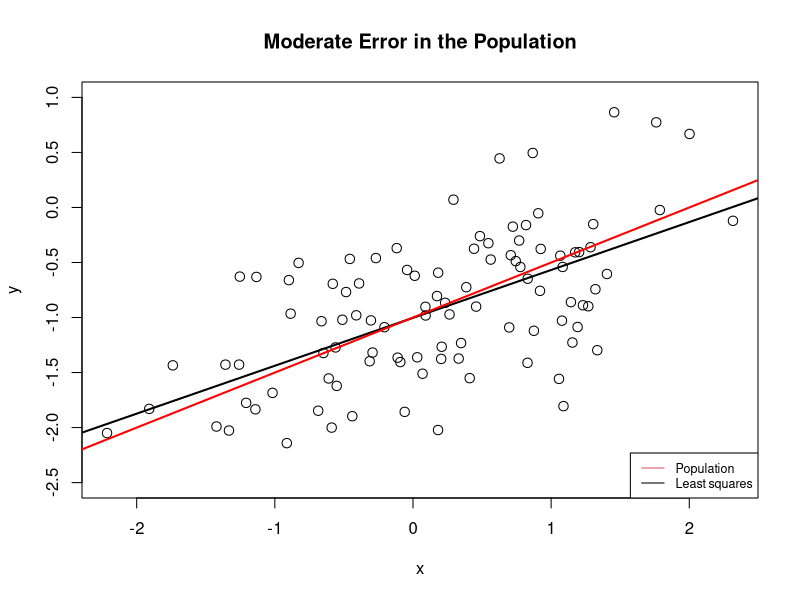
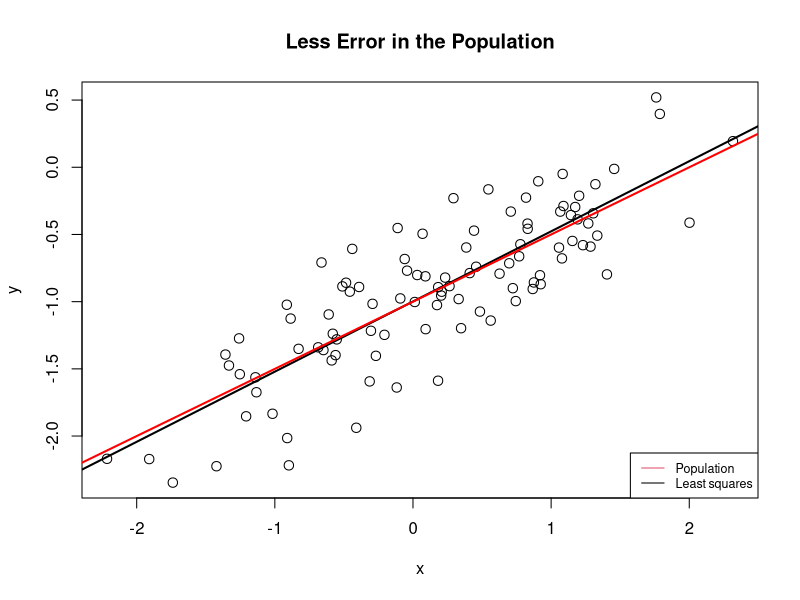
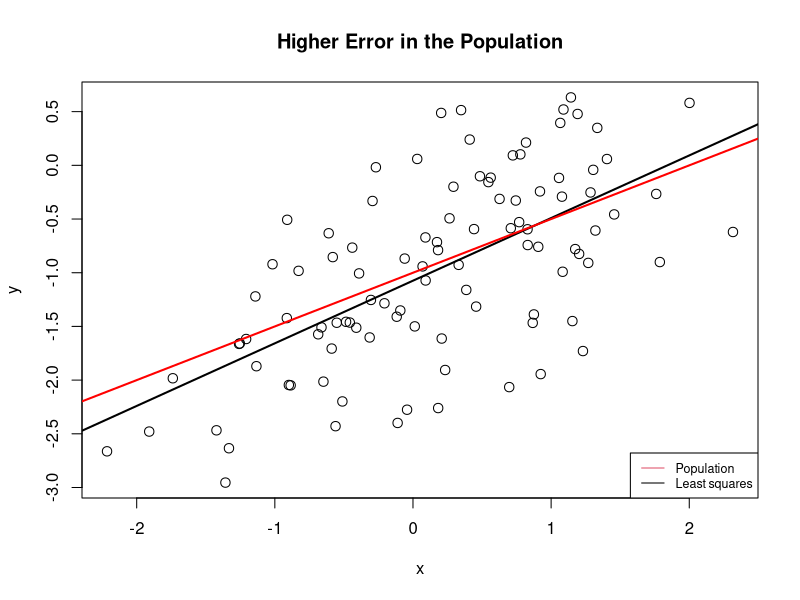
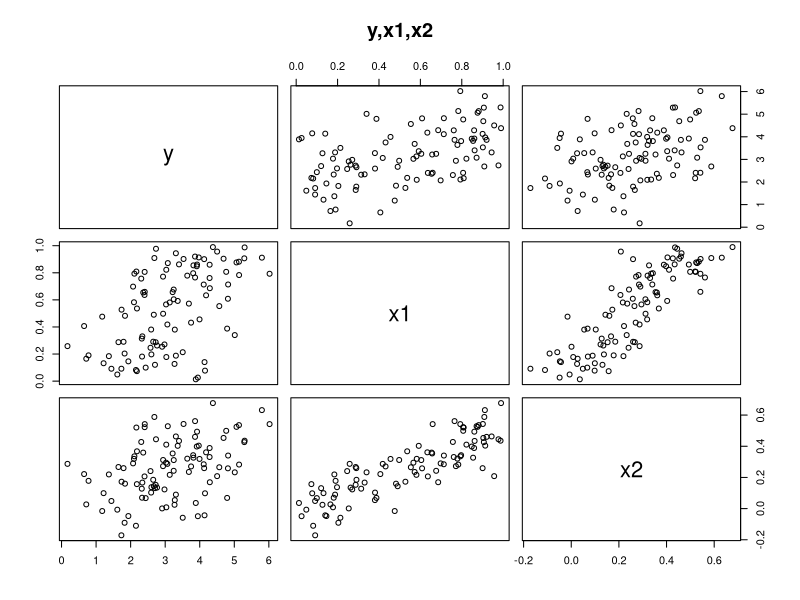
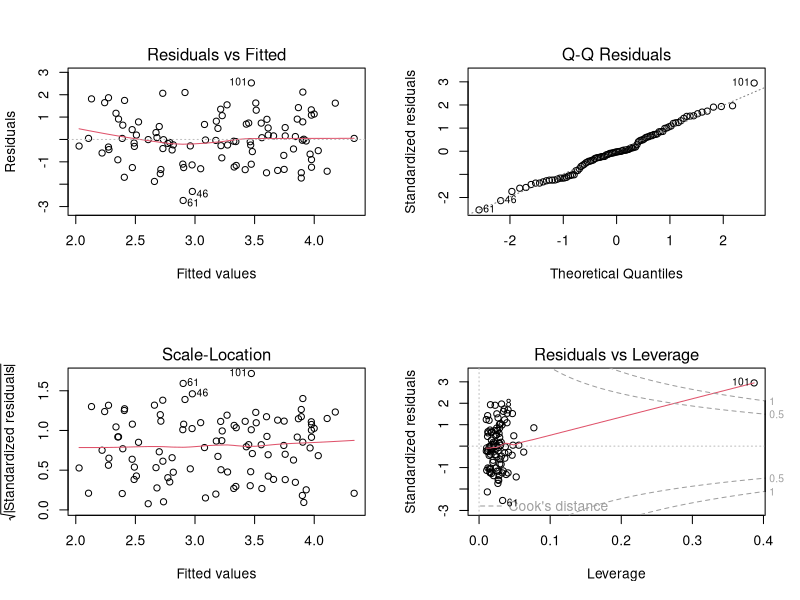
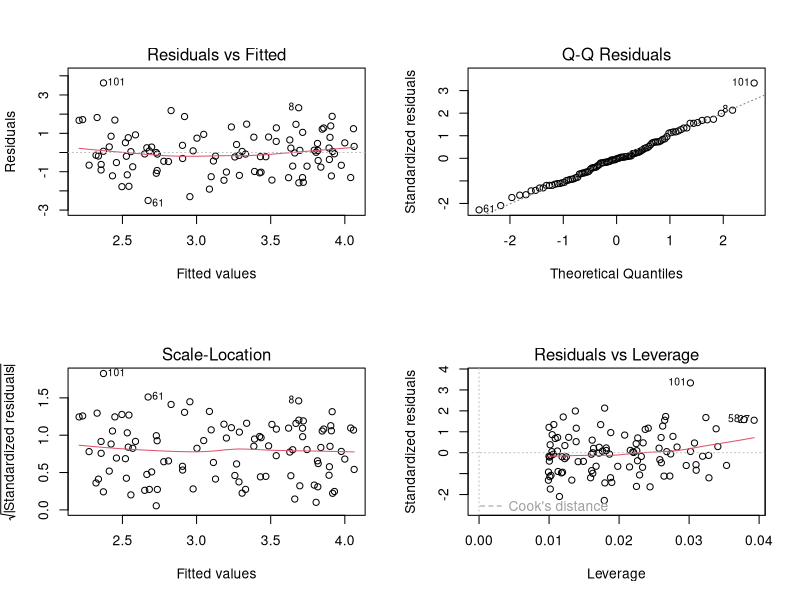
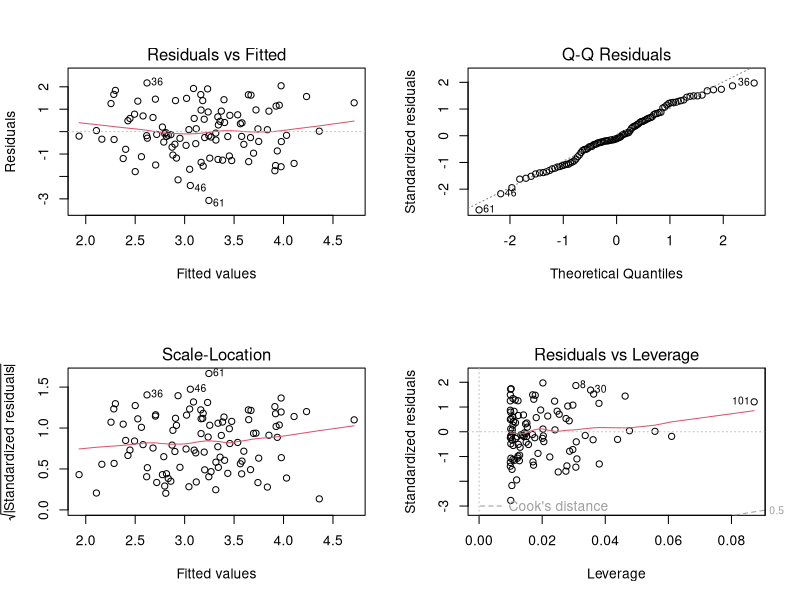
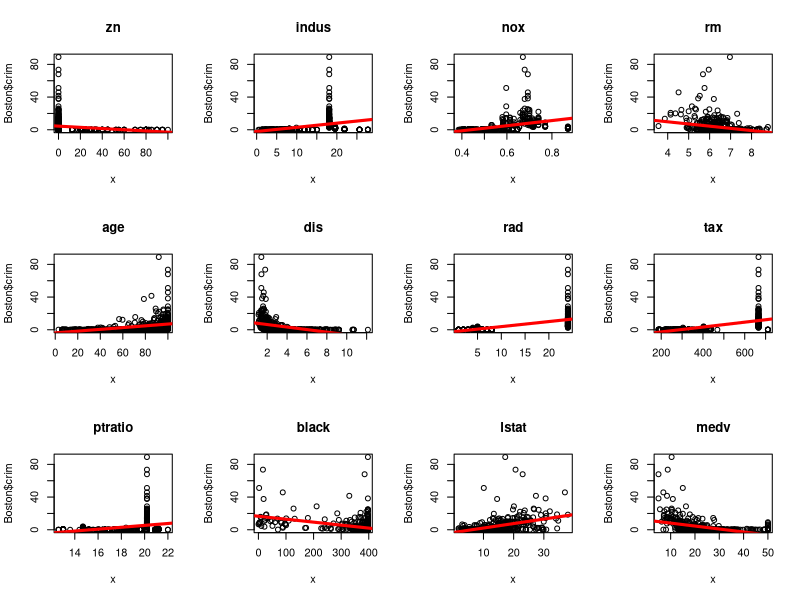

These charts were generated, in order, by the following R code:
rm(list=ls())
library( "MASS")
title <- "Assignment 2"
name <- "Tianchu Ye (Section 2)"
title
name
###################
### Question 01 ###
###################
set.seed(5072)
x <- rnorm(100,mean = 0, sd = 1)
eps <- rnorm(100,mean = 0, sd = 0.5)
y <- -1 + 0.5 * x + eps
length(y)
#(f)beta_0 is -1, beta_1 is 0.5
plot(x,y,cex = 1.25,ylim = c(-2.5,1),xlab='x', ylab='y', main='Moderate Error in the Population')
##(h)positive relationship, linearity degree and variance are moderate, 
lm.fit <- lm(y~x)
#(j-a)head beta 0 is -1.0029820, head beta 1 is 0.4352255
#(j-b)both are slightly smaller than beta 0 and beta 1; 
abline(lm.fit,lwd = 2, col="black")
abline(a=-1,b=0.5, lwd = 2, col = "red")
legend("bottomright", legend = c("Population", "Least squares"), col=c(2, 1), cex=.75, lty=c(1,1))

lim.fit <- lm(y~poly(x,2))
anova(lim.fit)
anova(lm.fit)
#(o)p-value is small enough to reject H_0

#repeat with less noise
eps2 <-rnorm (100,mean = 0, sd = sqrt(0.1))
y2 <- -1 + .5*x + eps2
#(f_less)beta_0 is -1, beta_1 is 0.5
lm.fit2 <- lm(y2~x)
#(?h_less)positive relationship, high degree of linearity with small variance
#(j-a_less)head beta 0 is -0.9986921, head beta 1 is 0.5219953
#(j-b_less)both are slightly smaller than beta 0 and beta 1;
plot(x,y2,cex = 1.25, xlab='x', ylab='y',main="Less Error in the Population")
abline(lm.fit2,lwd = 2, col = "black")
abline(-1,0.5, lwd = 2, col = "red")
legend("bottomright", legend = c("Population", "Least squares"), col=c(2, 1), cex=.75, lty=c(1,1))

#repeat with higher noise
eps3 <-rnorm (100,mean = 0, sd = sqrt(0.5))
y3 <- -1 + .5*x + eps3
#(f_higher)beta_0 is -1, beta_1 is 0.5
lm.fit3 <- lm(y3~x)
#(?h_higher)positive relationship, low degree of linearity with large amount of variance
#(j-a_higher)head beta 0 is -1.073988, head beta 1 is 0.583202
#(j-b_higher)head beta 0 is slightly smaller while head beta 1 is little larger;
plot(x,y3,cex = 1.25, xlab='x', ylab='y',main="Higher Error in the Population")
abline(lm.fit3,lwd = 2, col = "black")
abline(-1,0.5, lwd = 2, col = "red")
legend("bottomright", legend = c("Population", "Least squares"), col=c(2, 1), cex=.75, lty=c(1,1))

#(r)The population line with the smallest standard diviation of eps set is closest to its regression line
#(cont.)while the eps with largest sd has the largest distance between its population line and regression line

#Construct a 95% confidence interval
confint(lm.fit, level=.95)
confint(lm.fit2, level=.95)
confint(lm.fit3, level=.95)
#(t) The width depends on its mean and variance (standard diviation), so the out put of confidence intervals match
#the pattern as we set up these data; the higher its variance is, the wider its confidence interval

###################
### Question 02 ###
###################
set.seed (5072)
x1 <- runif (100)
x2 <- 0.5 * x1 + rnorm (100) /10
y <- 2 + 2 * x1 + 0.3* x2 + rnorm (100)
#(b)beta_0 is 2, beta_1 is 2, beta_2 is 0.3
cor(y,x1) ^ 2
cor(y,x2) ^ 2 
cor(x2,x1) ^ 2

pairs(~y+x1+x2, main = "y,x1,x2") 
#(e)x2 and x1 has the strongest correlation as 0.84, while cor(y,x1) = .51 and cor(y,x2)=.41.
lm.fit.both <- lm(y~x1+x2)
coef(lm.fit.both)
#(h)Basing on their p-value, except the p-value for y and x2 is not small enough to reject null hypothesis,
#(h cont.)there's no significant evidence to say that x2 has a relationship with y; but for x1&x2, y&x1, the p-value is 
#(h.cont.)small enought to reject the null hypothesis.

#(i)By using anova(), I can reject the null hypothesis that beta1 is 0 since the p-value(< 5e^-8) 
#(cont.) is small enough. But I can't reject the hypothesis that beta2 is 0, since the p-value is large(0.6405)
lm.fit2 <- lm(y~x1)
coef(lm.fit2)
anova(lm.fit2)
#(k) Yes, I can. The p-value from anova() is small enough.
lm.fit3 <- lm(y~x2)
coef(lm.fit3)
anova(lm.fit3)
#(m) Yes, I can. The p-value from anova() is small enough.
#(n) The results contradict, the result in f)-i) is not equivelant to j)-m). It's because that x1 and x2 are not independence, so when we use both to predict y, beta2 is very weak.  
x1 <- c(x1,.1)
x2 <- c(x2,.8)
y <- c(y,6)
rlm.fit <- lm(y~x1+x2)
rlm.fit2 <- lm(y~x1)
rlm.fit3 <- lm(y~x2)
#(q)changes after adding point 101: 
#for fit1, beta2 increases a lot, beta1 decreases about 1 and beta0 only increases slightly;
#for fit2, beta1 decreases little and beta0 increases slightly;
#for fit3, beta1 decreases slightly while beta0 increases a little.
par(mfrow=c(2,2))
plot(rlm.fit)
#Yes it is.
plot(rlm.fit2)
#Yes, it is.
plot(rlm.fit3)
#Only in the residuals vs leverage plot point 101 acts like an outlier.
par(mfrow=c(1,1))

###################
### Question 03 ###
###################
set.seed(5072)
beta0 <- c()
beta1 <- c()
fstat <- c()
pvalue <- c()
for (i in 1:13){
  fit_ <- lm(crim~Boston[,i+1],data = Boston)
  beta0[i] <- coef(fit_)[1]
  beta1[i] <- coef(fit_)[2]
  fstat[i] <- summary(fit_)$fstatistic[1]
  pvalue[i] <- anova(fit_)$'Pr(>F)'[1]
}
predictors <- colnames(Boston[-1])
table <- cbind(predictors,fstat,pvalue,beta0,beta1)
table
#(b) Except "chas", all the other predictors are significantly associated 
#with response at 0.05 level
significantPred <-c()
idx <-1
for (i in 1:13){
  if(as.numeric(table[i,3]) <.05){
    significantPred[idx] <- table[i,1]
    idx <- 1 + idx
  }}
significantPred

par(mfrow=c(3,4))
for (i in 1:12){
  pred <- significantPred[i]
  y <- match(significantPred[i],predictors)
  plot(y=Boston$crim,x= Boston[,y+1],main = significantPred[i],xlab = 'x')
  abline(a = beta0[y] , b = beta1[y],lwd = 3, col="red")
}
par(mfrow=c(1,1))
#(d)
fit_multi <- lm(crim~.,data = Boston)
table_multi <- coef(summary(fit_multi))
#(e)
significantPred_multi <-c()
idx <-1
for (i in 1:13){ 
  if(table_multi[i,4] <.05){
    significantPred_multi[idx] <- rownames(table_multi)[i]
    idx <- 1 + idx
  }}
significantPred_multi
#(f) Because the multiple axis has a smaller range comparing to simple, multiple should be more accurate than simple regression.
plot(x = table[,5], y = coef(fit_multi)[-1], xlab = "simple", ylab = "Multiple")
f_poly <- c()
t_poly <- c()
for(i in 1:12)
{
  n <- match(significantPred[i],colnames(Boston))
  fit_poly <- lm(crim~poly(Boston[,n],3),data = Boston)
  anova_ <- anova(fit_poly,lm(crim~Boston[,n],data = Boston))
  f_poly[i] <- anova_[2,5]
  t_poly[i] <- anova_[2,6]
}
table_poly <- cbind(significantPred,f_poly,t_poly)
colnames(table_poly) <- c('predictor','fstat','pvalueOfFstat')
table_poly <- table_poly[order(as.numeric(table_poly[,3])),]
table_poly
#(g) Except 'black', other predictors in the table has a p-value that is small enough to reject the null hypothesis.